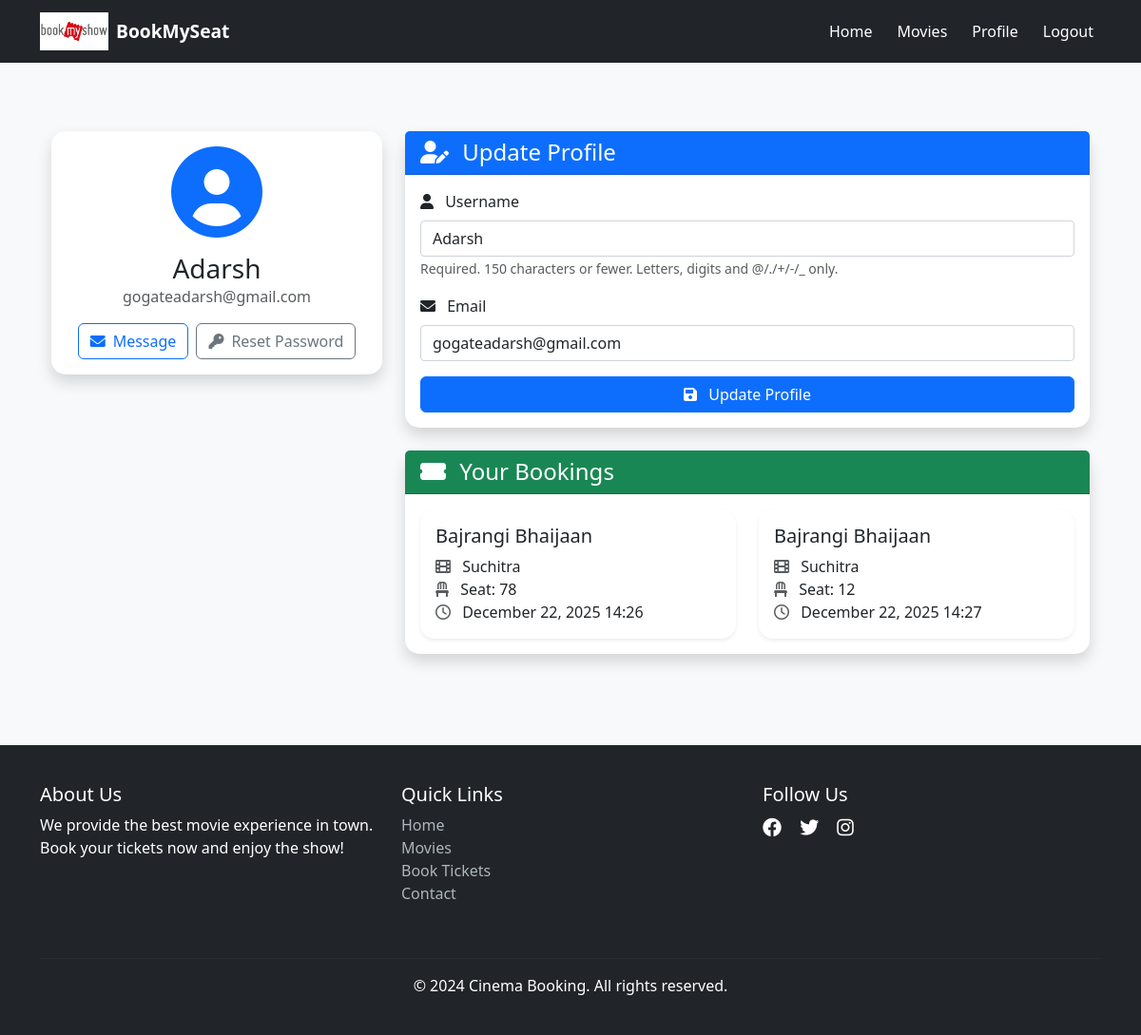
The page /users/profile/ (signed in) on the database its author committed.
### movies/models.py (models this page shows, shortened)
class Booking(models.Model):
    user=models.ForeignKey(User,on_delete=models.CASCADE)
    seat=models.OneToOneField(Seat,on_delete=models.CASCADE)
    movie=models.ForeignKey(Movie,on_delete=models.CASCADE)
    theater=models.ForeignKey(Theater,on_delete=models.CASCADE)
    booked_at=models.DateTimeField(auto_now_add=True)
    status=models.CharField(max_length=20,default="pending")
    payment_id = models.CharField(max_length=100, blank=True, null=True)

class Movie(models.Model):
    name= models.CharField(max_length=255)
    image= models.ImageField(upload_to="movies/")
    rating = models.DecimalField(max_digits=3,decimal_places=1)
    cast= models.TextField()
    description= models.TextField(blank=True,null=True) # optional
    genre = models.CharField(max_length=50, blank=True, null=True)
    language = models.CharField(max_length=50, blank=True, null=True)
    trailer_url = models.URLField(blank=True, null=True)

class Theater(models.Model):
    name = models.CharField(max_length=255)
    movie = models.ForeignKey(Movie,on_delete=models.CASCADE,related_name='theaters')
    time= models.DateTimeField()

class Seat(models.Model):
    theater = models.ForeignKey(Theater,on_delete=models.CASCADE,related_name='seats')
    seat_number = models.CharField(max_length=10)
    is_booked=models.BooleanField(default=False)

### users/views.py (the view)
# urls.py: path('profile/', profile, name='profile'),
@login_required
def profile(request):
    bookings = Booking.objects.filter(user=request.user)
    if request.method == 'POST':
        u_form = UserUpdateForm(request.POST, instance=request.user)
        if u_form.is_valid():
            u_form.save()
            return redirect('profile')
    else:
        u_form = UserUpdateForm(instance=request.user)
    context = {
        'u_form': u_form,
        'bookings': bookings
    }
    return render(request, 'users/profile.html', context)

### users/forms.py
class UserUpdateForm(forms.ModelForm): # Capital 'M' in ModelForm
    email = forms.EmailField()
    class Meta:
        model = User
        fields = ['username', 'email']

### templates/users/profile.html (shortened to what this page needs)
{% extends "users/basic.html" %} {% block content %}
<div class="container py-5">
  <div class="row">
    <div class="col-lg-4 mb-4">
      <div class="card shadow">
        <div class="card-body text-center">
          <div class="mb-3">
            <i class="fas fa-user-circle fa-6x text-primary"></i>
          </div>
          <h3 class="card-title mb-0">{{ user.username }}</h3>
          <p class="text-muted mb-3">{{ user.email }}</p>
          <div class="d-flex justify-content-center">
            <a href="#" class="btn btn-outline-primary me-2"><i class="fas fa-envelope me-2"></i>Message</a>
            <a href="{% url 'password_reset' %}" class="btn btn-outline-secondary"><i class="fas fa-key me-2"></i>Reset Password</a>
          </div>
        </div>
      </div>
    </div>
    <div class="col-lg-8">
      <div class="card shadow mb-4">
        <div class="card-header bg-primary text-white">
          <h4 class="mb-0"><i class="fas fa-user-edit me-2"></i> Update Profile</h4>
        </div>
        <div class="card-body">
          <form method="POST">
            {% for field in u_form %}
              <div class="mb-3">
                <label for="{{ field.id_for_label }}" class="form-label">
                  <i class="fas fa-{% if field.name == 'username' %}user{% elif field.name == 'email' %}envelope{% else %}info-circle{% endif %} me-2"></i>
                  {{ field.label }}
                </label>
                {{ field }}
                {% if field.help_text %}
                  <small class="form-text text-muted">{{ field.help_text }}</small>
                {% endif %}
              </div>
            {% endfor %}
            <button class="btn btn-primary w-100" type="submit"><i class="fas fa-save me-2"></i> Update Profile</button>
          </form>
        </div>
      </div>
      <div class="card shadow">
        <div class="card-header bg-success text-white">
          <h4 class="mb-0"><i class="fas fa-ticket-alt me-2"> </i> Your Bookings</h4>
        </div>
        <div class="card-body">
          {% if bookings %}
            <div class="row row-cols-1 row-cols-md-2 g-4">
              {% for booking in bookings %}
                <div class="col">
                  <div class="card h-100 border-0 shadow-sm">
                    <div class="card-body">
                      <h5 class="card-title">{{ booking.movie.name }}</h5>
                      <p class="card-text">
                        <i class="fas fa-film me-2 text-muted"> </i>  {{ booking.theater.name }}<br>
                        <i class="fas fa-chair me-2 text-muted"> </i>  Seat: {{ booking.seat.seat_number }}<br>
                        <i class="far fa-clock me-2 text-muted"> </i>  {{ booking.booked_at|date:"F d, Y H:i" }}
                      </p>
                    </div>
                  </div>
                </div>
              {% endfor %}
            </div>
          {% else %}
            <div class="text-center py-5">
              <i class="fas fa-ticket-alt fa-4x text-muted mb-3"></i>
              <p class="lead mb-0">No bookings yet. Time to plan your next movie night!</p>
            </div>
          {% endif %}
        </div>
      </div>
    </div>
  </div>
</div>
<link rel="stylesheet" href="https://cdnjs.cloudflare.com/ajax/libs/font-awesome/6.0.0-beta3/css/all.min.css">
{% endblock %}

### templates/users/profile.html (style rules this page uses)
body { background-color: #f8f9fa; }
.card { border-radius: 15px; border: none; transition: transform 0.3s ease-in-out; }
.card-header { border-top-left-radius: 15px; border-top-right-radius: 15px; }
form input, form select, form textarea { display: block; width: 100%; padding: 0.375rem 0.75rem; font-size: 1rem; font-weight: 400; line-height: 1.5; color: #212529; background-color: #fff; background-clip: padding-box; border: 1px solid #ced4da; border-radius: 0.25rem; transition: border-color 0.15s ease-in-out, box-shadow 0.15s ease-in-out; }

### rows shown on the page
Booking: movie.name "Bajrangi Bhaijaan", theater.name "Suchitra", seat.seat_number "78", booked_at "December 22, 2025 14:26"
Booking: movie.name "Bajrangi Bhaijaan", theater.name "Suchitra", seat.seat_number "12", booked_at "December 22, 2025 14:27"

### other values the page prints
{{ user.username }} "Adarsh"
{{ user.email }} "gogateadarsh@gmail.com"
{{ field.label }} "Username" "Email"
{{ field.help_text }} "Required. 150 characters or fewer. Letters, digits and @/./+/-/_ only."
